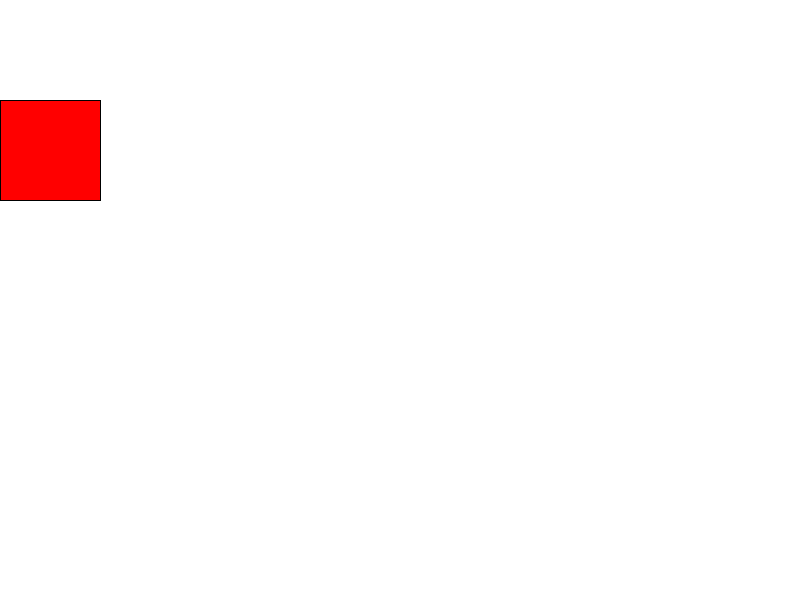
Frame 1 (no input)
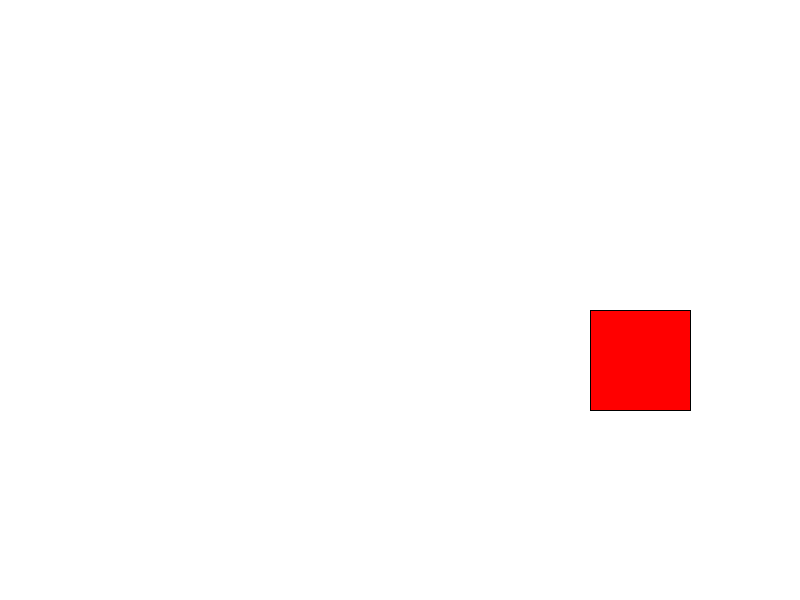
Frame 60 (the mouse pressed at the canvas centre just before this capture)
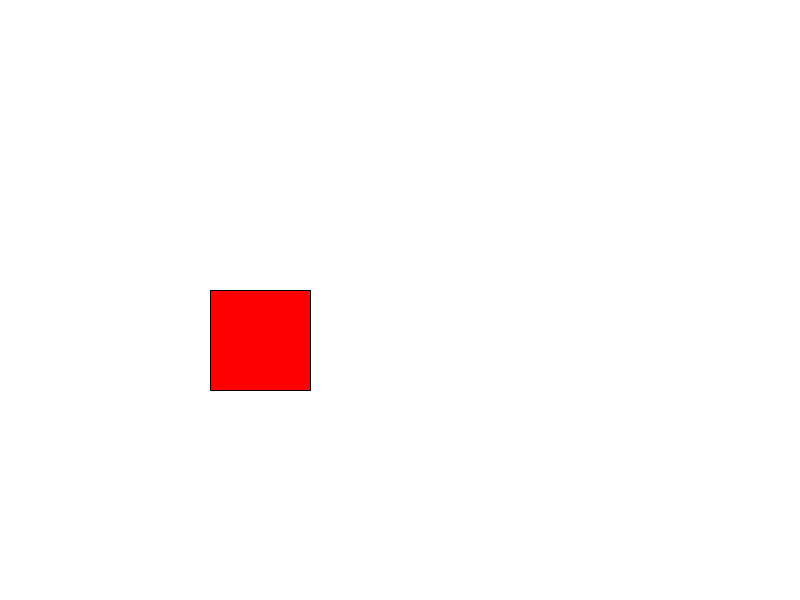
Frame 120 (the mouse held since frame 60 and released just before this capture)

The Processing sketch that drew these frames (run headless with seeded random() and noise(); from frame 60 on, the mouse is pressed at the canvas centre):

// Processing sketch: sketch_U01L06_Challenges
// ── sketch_U01L06_Challenges.pde

int x = 0;
int xdir = 10;
int y = 100;
int ydir = 10;

void setup() {
  size(800, 600);
}

void draw() {
  background(255, 255, 255);
  fill(255, 0, 0);
  rect(x, y, 100, 100);
  x+=xdir;
  y+=ydir;
  if (x+100 >= 800) {
    xdir = -xdir;
  }
  if (x <= 0) {
    xdir = -xdir;
  }
  if (y+100 >= 600) {
    ydir = -ydir;
  }
  if (y <= 0) {
    ydir = -ydir;
  }
  if (keyCode == 32) {
    keyCode = 0;
    xdir = -xdir;
  }
  if (keyCode == 37) {
    keyCode = 0;
    if (xdir==0) {
      xdir = 10;
    }
    xdir = -ydir;
    ydir = 0;
  }
  if (keyCode == 38) {
    keyCode = 0;
    if (ydir==0) {
      ydir = 10;
    }
    ydir = -ydir;
    xdir = 0;
  }
  if (keyCode == 39) {
    keyCode = 0;
    if (xdir==0) {
      xdir = 10;
    }
    xdir = -xdir;
    ydir = 0;
  }
  if (keyCode == 40) {
    keyCode = 0;
    if (ydir==0) {
      ydir = 10;
    }
    ydir = -ydir;
    xdir = 0;
  }
}
